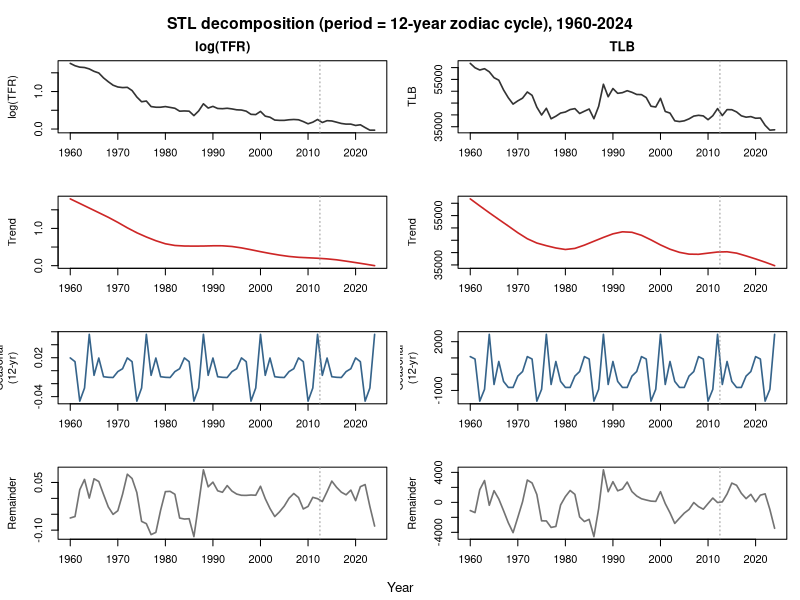
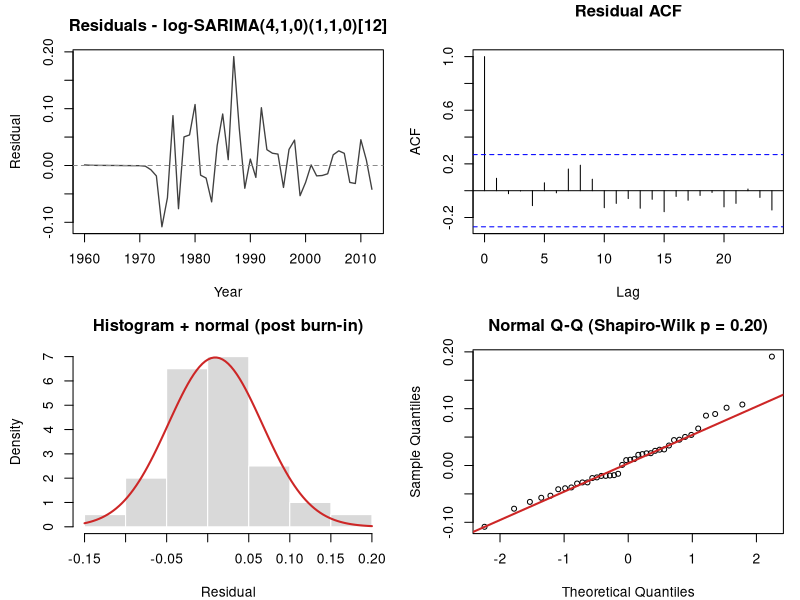
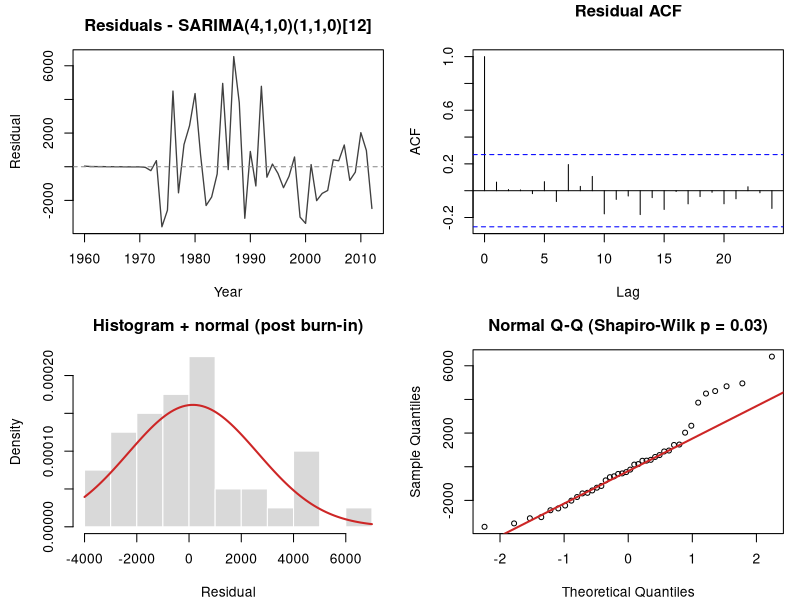

These figures' R source, in order:
# =============================================================================
# Enhancements for final_report_enhanced.md:
#  (a) STL decomposition (trend + 12-year zodiac seasonal + remainder) for both
#      series — demonstrates "composition of time series methods".
#  (b) Residual diagnostics WITH a normal Q-Q panel + Shapiro-Wilk test, for the
#      two adopted final models, to validate the Gaussian prediction intervals.
# New figure files use the enh_ prefix so the ORIGINAL figures are untouched.
# =============================================================================
suppressPackageStartupMessages({ library(forecast) })
options(stringsAsFactors = FALSE, scipen = 999); set.seed(42)
dir.create("figures", showWarnings = FALSE)
data  <- read.csv("cleaned_tlb_tfr_1960_2024.csv")
yr_all <- data$Year                                  # 1960..2024
train <- subset(data, Year <= 2012)
tfr_s12 <- ts(train$TFR, start = 1960, frequency = 12)
tlb_s12 <- ts(train$TLB, start = 1960, frequency = 12)

# ---- (a) STL decomposition on the FULL series (period 12 = zodiac cycle) -----
# log(TFR) (modelled on the log scale) and TLB (original scale). Components are
# extracted as plain vectors and plotted against calendar years to keep the axis
# correct (a frequency=12 ts otherwise mislabels the x-axis 1960-1965).
dec <- function(values) {
  s <- stl(ts(values, frequency = 12), s.window = "periodic")$time.series
  list(trend = as.numeric(s[, "trend"]),
       seas  = as.numeric(s[, "seasonal"]),
       rem   = as.numeric(s[, "remainder"]),
       obs   = as.numeric(values))
}
dt <- dec(log(data$TFR)); db <- dec(data$TLB)

png("figures/enh_decomp.png", width = 1180, height = 980, res = 120, bg = "white")
par(mfrow = c(4, 2), mar = c(2.6, 4.4, 2.2, 1), oma = c(2, 0, 2.4, 0))
panel <- function(y, ylab, main = NULL, col = "grey20") {
  plot(yr_all, y, type = "l", lwd = 1.6, col = col, xlab = "", ylab = ylab, main = main)
  abline(v = 2012.5, lty = 3, col = "grey60")
}
panel(dt$obs, "log(TFR)",  "log(TFR)");           panel(db$obs, "TLB",       "TLB")
panel(dt$trend, "Trend", col = "firebrick3");     panel(db$trend, "Trend", col = "firebrick3")
panel(dt$seas, "Seasonal\n(12-yr)", col = "steelblue4"); panel(db$seas, "Seasonal\n(12-yr)", col = "steelblue4")
panel(dt$rem, "Remainder", col = "grey45");       panel(db$rem, "Remainder", col = "grey45")
mtext("STL decomposition (period = 12-year zodiac cycle), 1960-2024", outer = TRUE, cex = 0.95, font = 2)
mtext("Year", side = 1, outer = TRUE, line = 0.6, cex = 0.8)
dev.off(); cat("wrote figures/enh_decomp.png\n")
cat(sprintf("  seasonal amplitude: log(TFR) range = %.3f (=%.1f%% on TFR); TLB range = %.0f births\n",
            diff(range(dt$seas)), (exp(diff(range(dt$seas)))-1)*100, diff(range(db$seas))))

# ---- (b) residual diagnostics with Q-Q + Shapiro-Wilk -----------------------
fit_tfr <- Arima(tfr_s12, c(4,1,0), list(order=c(1,1,0),period=12), lambda=0, method="ML")
fit_tlb <- Arima(tlb_s12, c(4,1,0), list(order=c(1,1,0),period=12),           method="ML")

resid_qq <- function(fit, lab, fname) {
  r  <- as.numeric(residuals(fit)); rt <- ts(r, start = 1960, frequency = 1)
  rg <- r[14:length(r)]                      # drop the 13 differencing-burn-in residuals
  sw <- shapiro.test(rg)                     # normality on the 40 genuine residuals
  png(fname, width = 1020, height = 760, res = 118, bg = "white")
  par(mfrow = c(2, 2), mar = c(4, 4.4, 3, 1))
  plot(rt, type = "l", lwd = 1.3, col = "grey25", main = paste("Residuals -", lab),
       xlab = "Year", ylab = "Residual"); abline(h = 0, lty = 2, col = "grey55")
  acf(r, lag.max = 24, main = "Residual ACF")
  hist(rg, breaks = 10, prob = TRUE, col = "grey85", border = "white",
       main = "Histogram + normal (post burn-in)", xlab = "Residual")
  curve(dnorm(x, mean(rg), sd(rg)), add = TRUE, col = "firebrick3", lwd = 2)
  qqnorm(rg, main = sprintf("Normal Q-Q (Shapiro-Wilk p = %.2f)", sw$p.value), pch = 1, cex = 0.8)
  qqline(rg, col = "firebrick3", lwd = 2)
  dev.off()
  cat(sprintf("wrote %s  (post-burn-in Shapiro-Wilk W = %.3f, p = %.3f)\n", fname, sw$statistic, sw$p.value))
  invisible(sw)
}
resid_qq(fit_tfr, "log-SARIMA(4,1,0)(1,1,0)[12]", "figures/enh_resid_tfr.png")
resid_qq(fit_tlb, "SARIMA(4,1,0)(1,1,0)[12]",     "figures/enh_resid_tlb.png")
